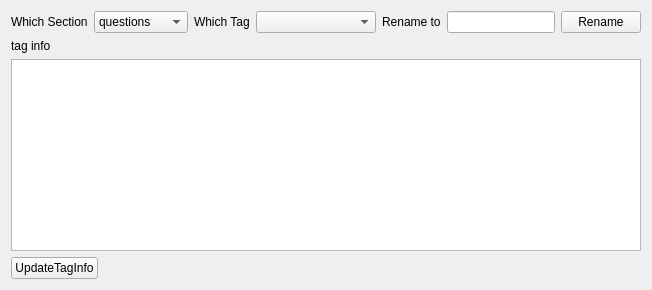
                   <widget class="QWidget" name="tab_6">
                    <attribute name="title">
                     <string>Tag_info</string>
                    </attribute>
                    <layout class="QVBoxLayout" name="verticalLayout_7">
                     <item>
                      <layout class="QHBoxLayout" name="horizontalLayout_4">
                       <item>
                        <widget class="QLabel" name="label_24">
                         <property name="sizePolicy">
                          <sizepolicy hsizetype="Fixed" vsizetype="Preferred">
                           <horstretch>0</horstretch>
                           <verstretch>0</verstretch>
                          </sizepolicy>
                         </property>
                         <property name="text">
                          <string>Which Section</string>
                         </property>
                        </widget>
                       </item>
                       <item>
                        <widget class="QComboBox" name="comboBox_section_tag_info">
                         <item>
                          <property name="text">
                           <string>questions</string>
                          </property>
                         </item>
                         <item>
                          <property name="text">
                           <string>methods</string>
                          </property>
                         </item>
                         <item>
                          <property name="text">
                           <string>results</string>
                          </property>
                         </item>
                         <item>
                          <property name="text">
                           <string>discussions</string>
                          </property>
                         </item>
                         <item>
                          <property name="text">
                           <string>terminology</string>
                          </property>
                         </item>
                         <item>
                          <property name="text">
                           <string>grammer</string>
                          </property>
                         </item>
                        </widget>
                       </item>
                       <item>
                        <widget class="QLabel" name="label_7">
                         <property name="sizePolicy">
                          <sizepolicy hsizetype="Fixed" vsizetype="Preferred">
                           <horstretch>0</horstretch>
                           <verstretch>0</verstretch>
                          </sizepolicy>
                         </property>
                         <property name="text">
                          <string>Which Tag</string>
                         </property>
                        </widget>
                       </item>
                       <item>
                        <widget class="QComboBox" name="comboBox_tags">
                         <property name="sizePolicy">
                          <sizepolicy hsizetype="Preferred" vsizetype="Fixed">
                           <horstretch>0</horstretch>
                           <verstretch>0</verstretch>
                          </sizepolicy>
                         </property>
                         <property name="minimumSize">
                          <size>
                           <width>120</width>
                           <height>0</height>
                          </size>
                         </property>
                        </widget>
                       </item>
                       <item>
                        <widget class="QLabel" name="label_33">
                         <property name="sizePolicy">
                          <sizepolicy hsizetype="Fixed" vsizetype="Preferred">
                           <horstretch>0</horstretch>
                           <verstretch>0</verstretch>
                          </sizepolicy>
                         </property>
                         <property name="text">
                          <string>Rename to</string>
                         </property>
                        </widget>
                       </item>
                       <item>
                        <widget class="QLineEdit" name="lineEdit_renamed_tag"/>
                       </item>
                       <item>
                        <widget class="QPushButton" name="pushButton_rename">
                         <property name="sizePolicy">
                          <sizepolicy hsizetype="Fixed" vsizetype="Fixed">
                           <horstretch>0</horstretch>
                           <verstretch>0</verstretch>
                          </sizepolicy>
                         </property>
                         <property name="text">
                          <string>Rename</string>
                         </property>
                        </widget>
                       </item>
                      </layout>
                     </item>
                     <item>
                      <widget class="QLabel" name="label_5">
                       <property name="text">
                        <string>tag info</string>
                       </property>
                      </widget>
                     </item>
                     <item>
                      <widget class="QTextEdit" name="textEdit_tag_info">
                       <property name="font">
                        <font>
                         <pointsize>14</pointsize>
                        </font>
                       </property>
                       <property name="acceptRichText">
                        <bool>false</bool>
                       </property>
                      </widget>
                     </item>
                     <item>
                      <layout class="QHBoxLayout" name="horizontalLayout_17">
                       <item>
                        <widget class="QPushButton" name="pushButton_update_tag_info">
                         <property name="text">
                          <string>UpdateTagInfo</string>
                         </property>
                        </widget>
                       </item>
                       <item>
                        <spacer name="horizontalSpacer_6">
                         <property name="orientation">
                          <enum>Qt::Horizontal</enum>
                         </property>
                         <property name="sizeHint" stdset="0">
                          <size>
                           <width>40</width>
                           <height>20</height>
                          </size>
                         </property>
                        </spacer>
                       </item>
                      </layout>
                     </item>
                    </layout>
                   </widget>
